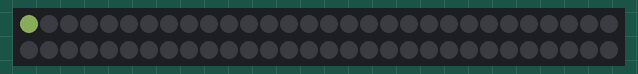
This sketch was run on a simulated Arduino Uno, built with avr-gcc and run on an emulated ATmega328P. On the bench: 60 RGB LEDs in strip order, left to right, continuing on the next row. Dim RGB values are drawn brighter than linear; random numbers use the default seed unless the sketch sets one.

Above: at 0.15 s.
At 5.38 s:
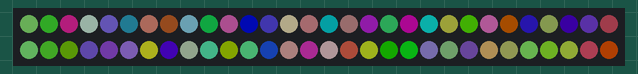
At 9.99 s:
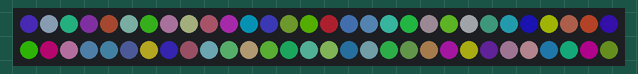
At 20.13 s:
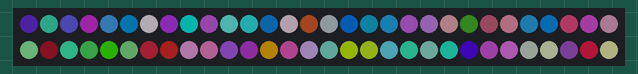
At 29.96 s:
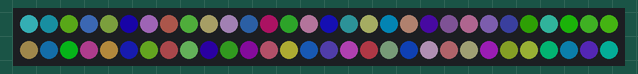
At 39.8 s:
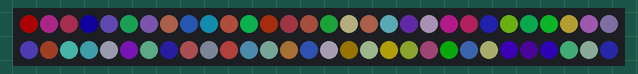

The sketch:

NeoPixel2.ino
```cpp
#include <Adafruit_NeoPixel.h>

const int pin_ledstrip = 6;
const int aantal_neopixels = 60;

Adafruit_NeoPixel pixels = Adafruit_NeoPixel(
  aantal_neopixels,
  pin_ledstrip,
  NEO_GRB + NEO_KHZ800
);

void setup()
{
  pixels.begin();
}

void loop()
{
  for(int i=0;i != aantal_neopixels; ++i)
  {
    const int rood_waarde = random(64);
    const int groen_waarde = random(64);
    const int blauw_waarde = random(64);
    pixels.setPixelColor(i, pixels.Color(rood_waarde,groen_waarde,blauw_waarde));

    pixels.show();
    delay(10);

  }
}
```
